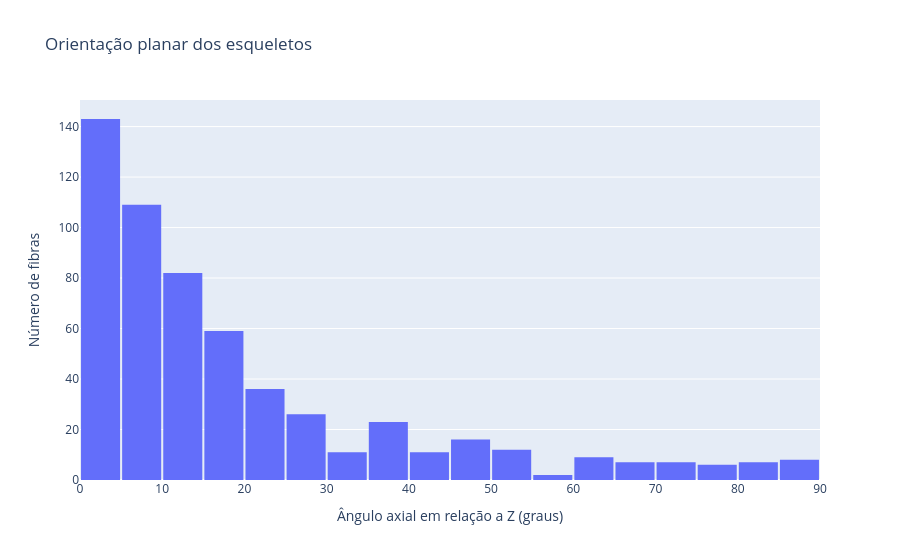

The cell this chart's notebook holds for it:
### Markdown cell above
## 3. Orientação no plano YZ

Para cada componente do esqueleto, a primeira direção principal (PCA/SVD) das coordenadas `(z, y)` define um **eixo sem sentido**. Medimos `θ_Z = arccos(|v_z|)`, entre 0° e 90°. Componentes com menos de dois pixels ou sem dispersão espacial não têm orientação definida. A mesma função de medição será usada em cada faixa Y.

### Code cell
def medir_orientacoes_z(esqueletos_rotulados, descricao, y_offset=0):
    medidas = []
    n_invalidos = 0
    for regiao in regionprops(esqueletos_rotulados):
        coordenadas = regiao.coords.astype(float)
        if len(coordenadas) < 2:
            n_invalidos += 1
            continue
        centradas = coordenadas - coordenadas.mean(axis=0)
        _, valores, direcoes = np.linalg.svd(centradas, full_matrices=False)
        if valores[0] <= 0:
            n_invalidos += 1
            continue
        cos_z = np.clip(abs(direcoes[0, 0]), 0.0, 1.0)
        medidas.append({'rotulo': regiao.label, 'pixels_esqueleto': len(coordenadas),
                        'centroide_y': coordenadas[:, 1].mean() + y_offset,
                        'angulo_z_graus': np.degrees(np.arccos(cos_z))})
    if not medidas:
        raise ValueError(f'Nenhuma fibra com orientação definida em {descricao}; não é possível calcular Hermans.')
    return pd.DataFrame(medidas), n_invalidos

orientacoes, n_invalidos = medir_orientacoes_z(esqueletos, 'todo o slice', y_offset=y_inicio)
print(f'Fibras válidas: {len(orientacoes)}; componentes excluídos: {n_invalidos}')
display(orientacoes)
fig = go.Figure(go.Histogram(x=orientacoes['angulo_z_graus'], xbins=dict(start=0, end=90, size=5)))
fig.update_layout(
    title='Orientação planar dos esqueletos',
    xaxis_title='Ângulo axial em relação a Z (graus)',
    yaxis_title='Número de fibras',
    bargap=0.05,
)
fig.show()

### Figure 1 — Plotly figure (JSON) as saved in the notebook; plotly's stock layout.template omitted (floating-point values rounded to 4 significant figures; data arrays with more than 128 entries replaced by an {"elided": "..."} marker saying what was removed)
{"data": [{"type": "histogram", "x": {"elided": "574 float values"}, "xbins": {"end": 90, "size": 5, "start": 0}}], "layout": {"bargap": 0.05, "title": {"text": "Orientação planar dos esqueletos"}, "xaxis": {"title": {"text": "Ângulo axial em relação a Z (graus)"}}, "yaxis": {"title": {"text": "Número de fibras"}}}}
